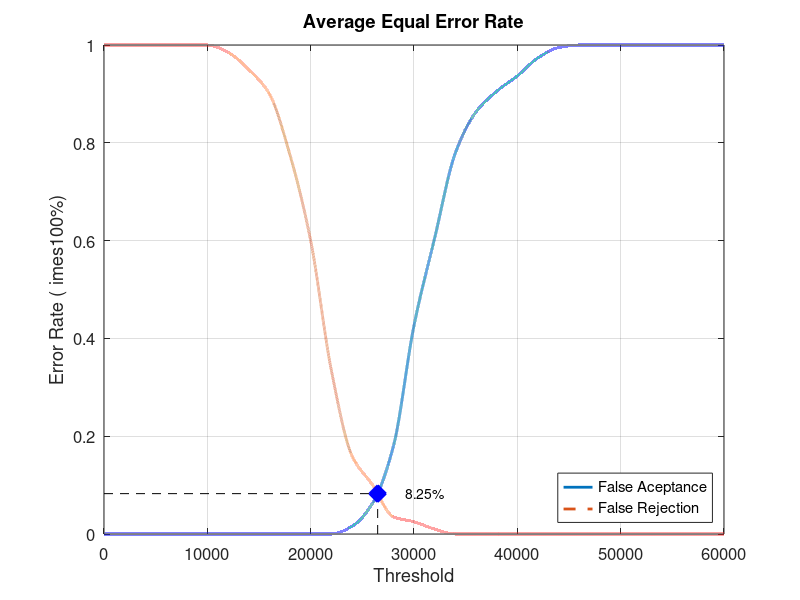
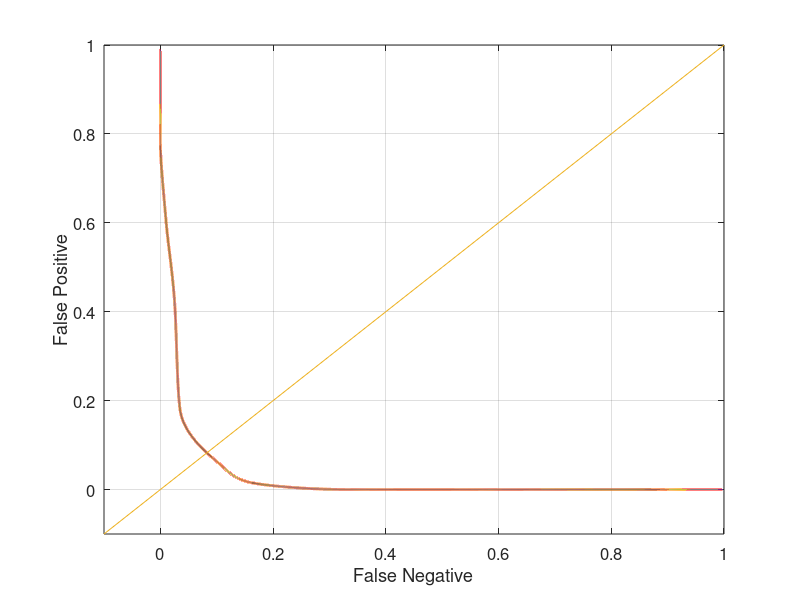

Write the MATLAB code that produced these figures, in order.
close all;
clear;
clc;
x = 0:2000:60000;
xq = 0:0.5:60000;

y0 = [0 0 0 0 0 0 0 0 0 0 0 0 0.0157895 0.0631579 0.178947 0.426316 0.605263 0.778947 0.863158 0.905263 0.936842 0.973684 0.994737 1 1 1 1 1 1 1 1]
yy0 = interp1(x, y0, xq, 'pchip');
y1 = [1 1 1 1 1 1 0.985 0.95 0.9 0.775 0.6 0.335 0.16 0.1 0.035 0.025 0.01 0 0 0 0 0 0 0 0 0 0 0 0 0 0]
yy1 = interp1(x, y1, xq, 'pchip');

% Calculating EER: 
y2 = abs(y0 - y1);
find(y2 == min(y2))
yy2 = abs(yy0 - yy1);
xEER = find(yy2 == min(yy2));
xEERIndex = xq(xEER) % X-axis EER
yEER = yy0(xEER) % Y-axis EER

main = figure
plot(xq, yy0,'-','LineWidth', 2);	hold on
plot(xq, yy1,'--','LineWidth', 2);	hold on
plot([xEERIndex xEERIndex], [0 yEER], 'k--');	hold on
plot([0 xEERIndex], [yEER yEER], 'k--');	hold on
plot(xEERIndex, yEER, 'bx', 'LineWidth', 10);	hold on
text(xEERIndex + 10 * xEERIndex / 100, yEER, [num2str(round((10000 * yEER)) / 100) '%'])
legend('False Aceptance', 'False Rejection', 'Location', 'SouthEast')
xlabel('Threshold')
ylabel('Error Rate (	imes100%)')
title('Average Equal Error Rate')
set(gca, 'FontSize', 12)
axis([0 60000 0 1])
grid on

print(main, 'Database3_2Main', '-dpng');
FNRxFPR = figure('Color', [1 1 1]);
plot(yy1, yy0, '-', yy1, yy0, 'LineWidth', 2);
hold on
y = -0.1:0.1:1
plot(y, y); 
set(gca, 'FontSize', 12)
xlabel('False Negative')
ylabel('False Positive')
axis([-0.1 1 -0.1 1])
set(gca, 'FontSize', 12)
grid on

print(FNRxFPR, 'Database3_2FNRxFPR','-dpng');
